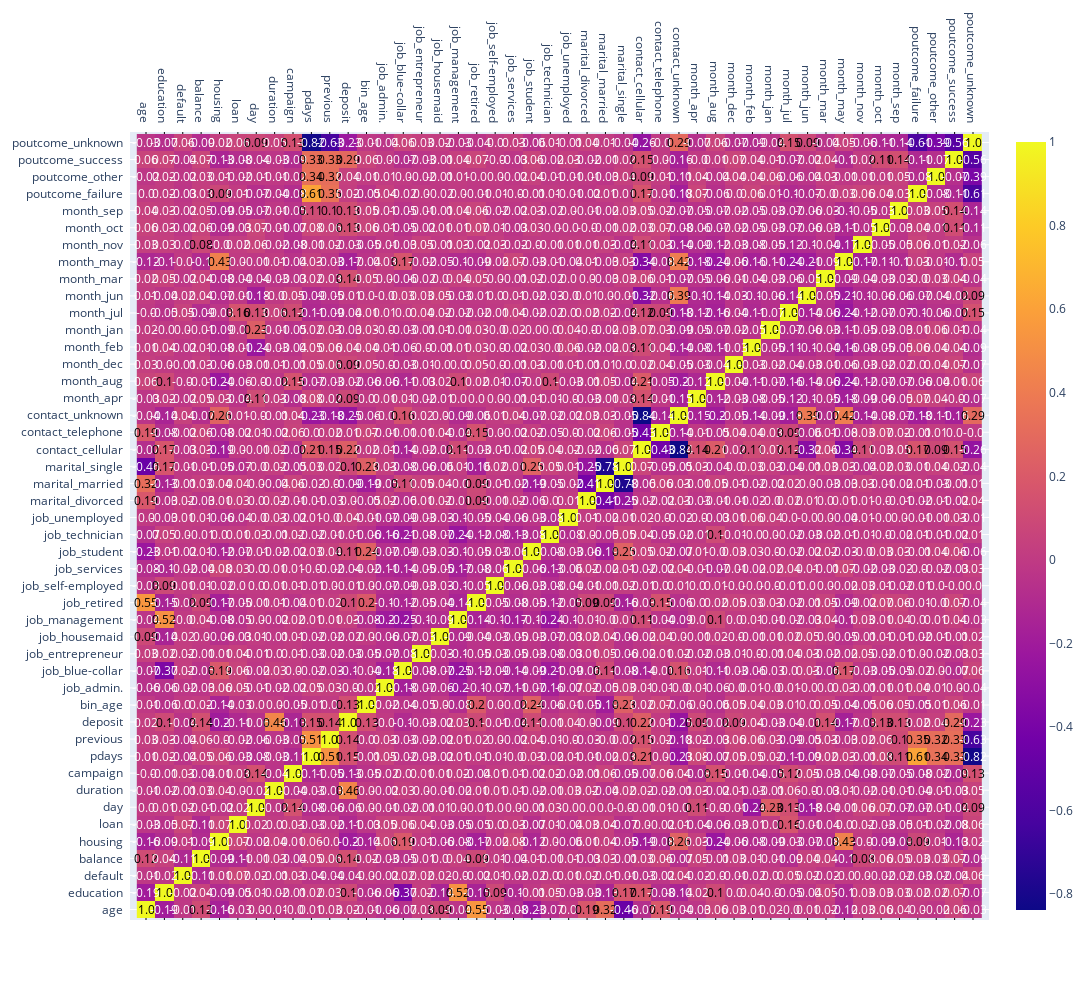

Here is the notebook cell this chart was saved with:
### Markdown cell above
### Задания 5 и 6

### Code cell
# постройте корреляционную матрицу и оцените данные на предмет наличия мультиколлинеарности
res = cleaned['default'].mean() + cleaned['housing'].mean() + cleaned['loan'].mean()
print(res.round(3))

from plotly.offline import iplot
import plotly.figure_factory as ff
corrs = cleaned.corr()

figure = ff.create_annotated_heatmap(
    z=corrs.values,
    x=list(corrs.columns),
    y=list(corrs.index),
    annotation_text=corrs.round(2).values,
    showscale=True)

figure.layout.height = 1000
figure.layout.width = 1600

iplot(figure)
